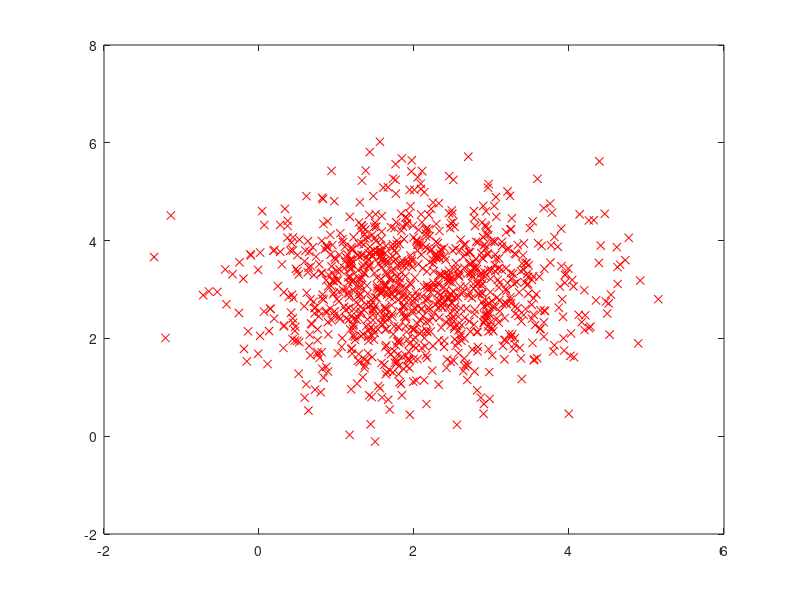

The MATLAB script that drew this image:
%% Script to manually generate clusters (2d) with normal distribution

% Gan Wei Sheng
% v20200625 - created
% v20200630 - change to multivariate normal distribution function

clear,clc
%% CLUSTER GENERATION
% x and y are set to be independent variables (Cov(x,y) = 0)

% Generation settings
cluster_num = 1;
plot_style = {'rx', 'bo', 'g^'};

sz = [1000, 1000, 1000]; 

% cluster1
sigma = [1,0 ; 0,1]; % covariance matrix
mu = [2,3]; 
X1 = mvnrnd(mu, sigma, sz(1));

% cluster2
sigma = [1,0; 0, 1]; % covariance matrix
mu = [4,4]; 
X2 = mvnrnd(mu, sigma, sz(2));

% cluster3
sigma = [1,0; 0, 1]; % covariance matrix
mu = [10,1]; 
X3 = mvnrnd(mu, sigma, sz(3));

X = [X1;X2;X3]; %combine all samples into 1 matrix
%% TAGGING

C = ones(sum(sz),1); %cluster label
C(sz(1)+1:sz(1)+sz(2),:) = 2;
C(sz(1)+sz(2)+1:end,:) = 3;

%generate class_index
for i  = 1:cluster_num
    indx_class{i} = find(C==i);
end

%% Plot

for i = 1:cluster_num
    plot(X(C==i,1), X(C==i,2), plot_style{i});
    hold on
end

hold off

% save('toy_1cluster.mat', 'X', 'C', 'sz', 'cluster_num', 'plot_style', 'indx_class');